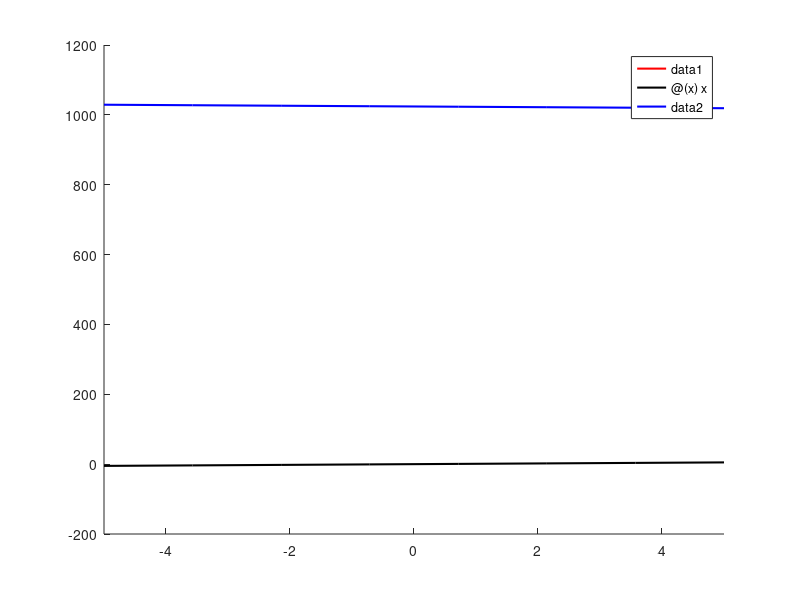

Here is the MATLAB script that generated this plot:
f = @(x)(x+1024^2)./(x+1024);
x = [];
y = [];
x(1)=50;y(1)=0;
x(2)=x(1);y(2)=f(x(1));
for i = 1:50
    x(1+2*i) = y(2*i);
    y(1+2*i) = x(1+2*i);
    x(2+2*i) = x(1+2*i);
    y(2+2*i) = f(x(2+2*i));
end
hold on;
plot(x,y,'r','LineWidth',1.5);
fplot(@(x)x,'k','LineWidth',1.5);
fplot(f,'b','LineWidth',1.5);

